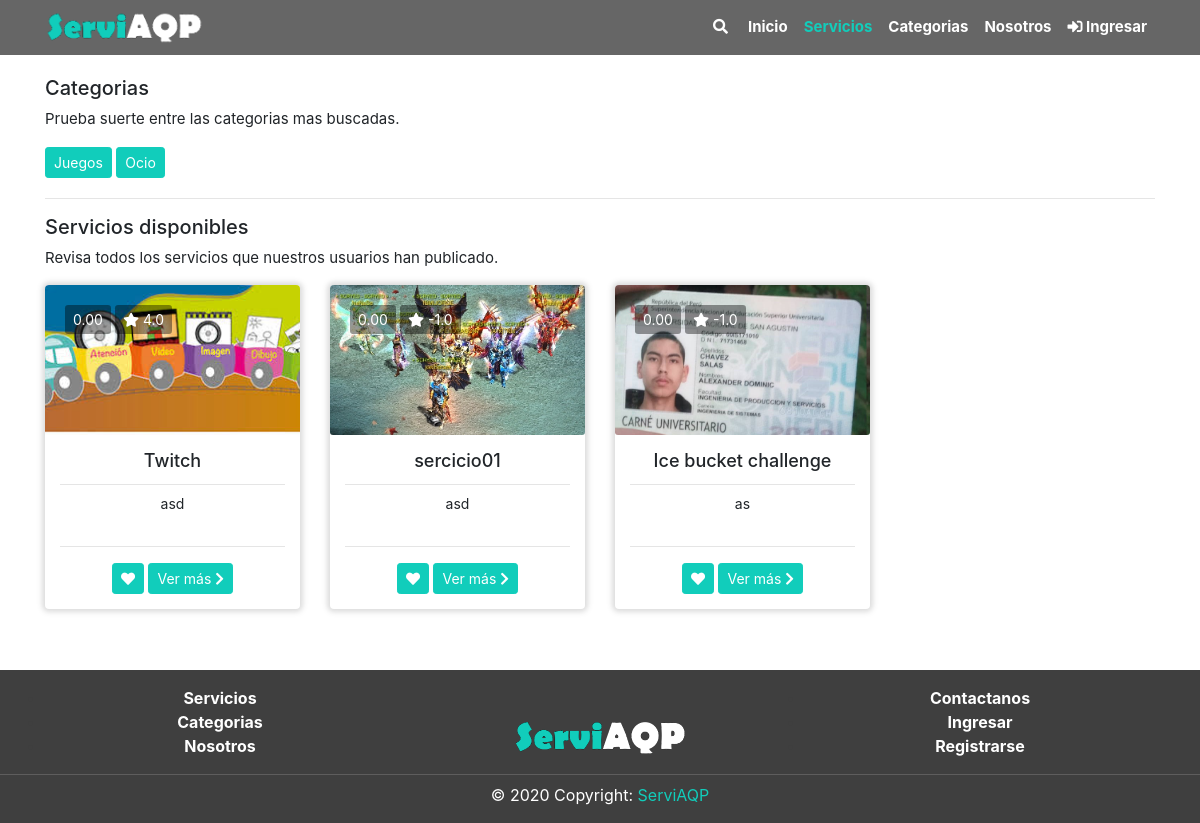
Page /servicios/index.php on the earlier database version.
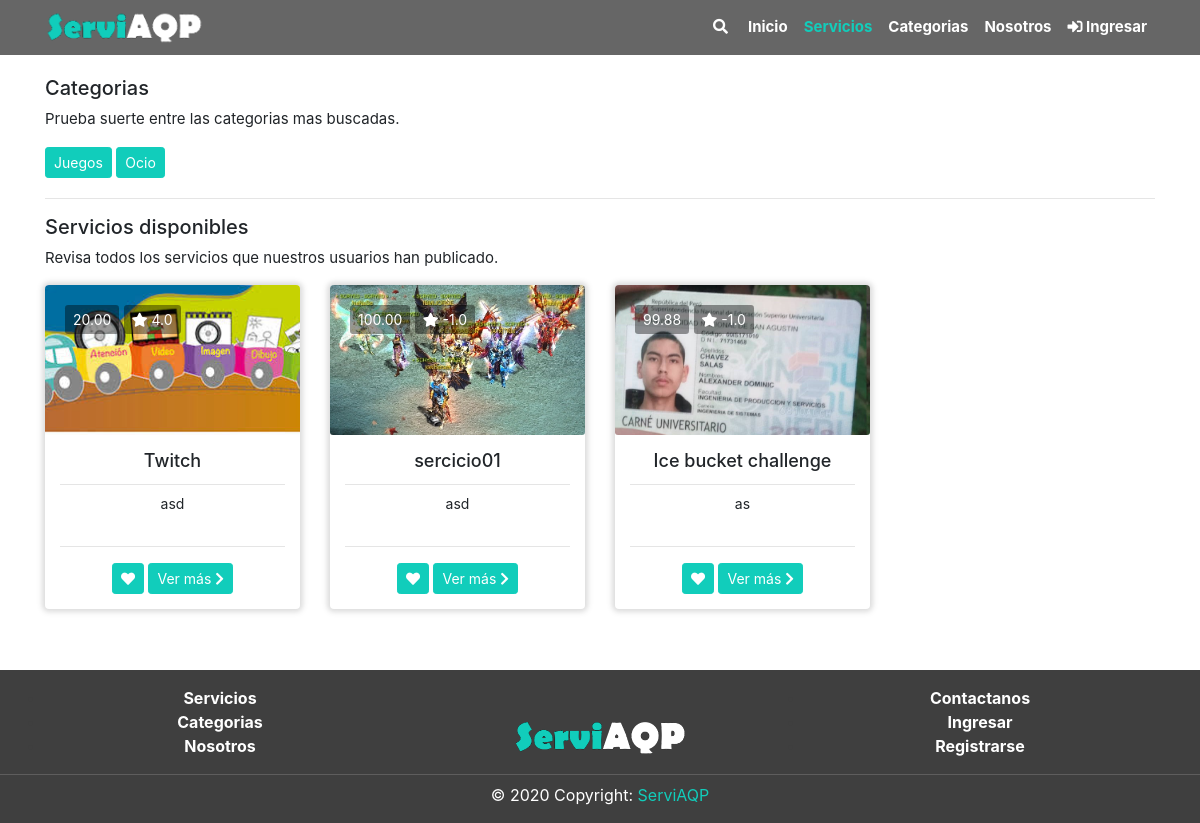
Same page on the later database version.
### tables this page shows
CREATE TABLE `categoria` (
  `CatId` int(11) NOT NULL,
  `CatNom` varchar(60) NOT NULL,
  `CatDes` text NOT NULL,
  `CatEstReg` int(1) NOT NULL DEFAULT 1,
  `CatFecCre` timestamp NOT NULL DEFAULT current_timestamp() ON UPDATE current_timestamp()
);

CREATE TABLE `servicio` (
  `SerID` int(11) NOT NULL,
  `SerUsuID` int(11) NOT NULL,
  `SerCatID` int(11) NOT NULL,
  `SerSubCatID` int(11) NOT NULL,
  `SerPreFre` text NOT NULL,
  `SerDes` text NOT NULL,
  `SerEstReg` int(1) NOT NULL DEFAULT 1,
  `SerFecCre` timestamp NOT NULL DEFAULT current_timestamp(),
  `SerNom` varchar(90) NOT NULL,
  `SerPre` decimal(9,2) NOT NULL,
  `SerVal` decimal(2,1) NOT NULL DEFAULT -1.0
);

CREATE TABLE `servicio_img` (
  `SerImgId` int(11) NOT NULL,
  `SerImgSerId` int(11) NOT NULL,
  `SerImgNom` varchar(90) NOT NULL,
  `SerImgTip` varchar(20) NOT NULL,
  `SerImgEstReg` int(11) NOT NULL DEFAULT 1,
  `SerImgFecCre` timestamp NOT NULL DEFAULT current_timestamp() ON UPDATE current_timestamp()
);

### includes/global_variable.php (called while the page is built)
<?php
$dirEjec = "/ServiAQP";
?>

### includes/navbar.php (called while the page is built, shortened)
<?php
  	$inicio			=	false;
	$categoria		=	false;
	$nosotros		=	false;
	$login			=	false;
?>

### servicios/recargables/ServiciosCard.php (the view, shortened to what this page needs)
<div class="row justify-content-right">
<?php
$query = "SELECT * FROM `servicio` WHERE `SerEstReg` = 1";
$resultProduct = mysqli_query($conn, $query);
while ($row = mysqli_fetch_array($resultProduct)) {
    $query2 = "SELECT  SerImgNom FROM servicio_img where SerImgSerId=" . $row['SerID'];
    $result = mysqli_query($conn, $query2);
    if ($row2 = mysqli_fetch_array($result)) {
        $dirImg = trim($row2[0]);
    }
    $dirFin = '/ServiAQP/servicios/img/' . $dirImg;
?>
    <div class="col-sm-6 col-md-4 col-lg-3 col-xl-3">
        <div class="card mb-4 border-0 card-ani">
            <div class="imageny card-img" style="background-image:url('<?= $dirFin ?>');">
            </div>
            <div class="card-img-overlay">
                <a class="btn  btn-sm informacion-btn"><?= $row['SerPre'] ?></a>
                <a class="btn  btn-sm informacion-btn"><i class="fas fa-star"></i> <?= $row['SerVal'] ?></a>
            </div>
            <div class="card-body text-center">
                <h3 class="card-title"><?= $row['SerNom'] ?></h3>
                <hr class="pt-0 mt-0 mb-2">
                <textarea disabled class="descrip text-center"><?= $row['SerDes'] ?></textarea>
                <hr class="pt-0 mt-0 mb-3">
                <?php
                    if(isset($user)){
                        $user1       = $user['UsuID'];
                        $id = $row['SerID'];
                        $queryF ="SELECT * FROM favoritos WHERE FavUsuID = $user1 and FavSerID=$id";
                        $resultProductF = mysqli_query($conn, $queryF);
                        $totalF = mysqli_num_rows($resultProductF);
                    }else{
                        $totalF = 0;
                    }
                ?>
                <a href="" class="btn btn-primary btn-sm card-link ani_heart <?php if($totalF>0) echo"btn-disabled"?>" <?php if($totalF>0) echo"disabled"?> onclick="favoritos(<?=$row['SerID']?>)"><em class="fas fa-heart"></em></a>
                <a href="view/?id=<?= $row['SerID'] ?>" class="btn btn-primary btn-sm">Ver más <em class="fas fa-chevron-right"></em></a>
            </div>
        </div>
    </div>
<?php
    }
?>
</div>

### includes/header.php (shortened to what this page needs)
<?php
include('global_variable.php');
include('data_base.php');
?>
<!DOCTYPE html>
<html lang="es">
<head>
	<link rel="stylesheet" type="text/css" href="<?= $dirEjec ?>/frontend/bootstrap-4.5.0-dist/css/bootstrap.min.css">
	<link rel="stylesheet" type="text/css" href="<?= $dirEjec ?>/frontend/css/style.css">
	<link rel="stylesheet" type="text/css" href="<?= $dirEjec ?>/frontend/fontawesome-free-5.13.1-web/css/all.min.css">
</head>
<body>
	<div class="container position-fixed fixed-top mt-5 pt-2" style="height: 0px;" aria-live="polite">
	</div>
	<nav id="pri" class="container-fluid navbar navbar-expand-lg navbar-light position-fixed fixed-top">
		<div class="container">
			<a class="ani_ico" href="<?= $dirEjec ?>/"><img src="<?= $dirEjec ?>/frontend/images/logo.png" height="35" alt="logo"></a>
			<div class="collapse navbar-collapse" id="navbarNav">
				<ul class="navbar-nav ml-auto">
					<form class="form-inline mr-0 mr-lg-1 mt-lg-0 mt-2 primero_buscar">
						<a class="nav-link menu_link " type="submit"><em class="fas fa-search"></em></a>
					</form>
					<li class="nav-item">
						<a class="nav-link menu_link <?php if ($inicio) { ?>select<?php } ?>" href="<?= $dirEjec ?>/"> Inicio</a>
					</li>
					<li class="nav-item dropdown disp_primero_servicios">
						<a class="nav-link menu_link<?php if ($servicio) { ?> select<?php } ?>" href="<?= $dirEjec ?>/servicios" style="color: white;" id="navbarDropdownMenuLink" aria-haspopup="true" aria-expanded="false">
							Servicios
						</a>
					</li>
					<li class="nav-item">
						<a class="nav-link menu_link<?php if ($categoria) { ?> select<?php } ?>" href="<?= $dirEjec ?>/categorias"> Categorias</a>
					</li>
					<li class="nav-item">
						<a class="nav-link menu_link<?php if ($nosotros) { ?> select<?php } ?>" href="<?= $dirEjec ?>/nosotros">Nosotros</a>
					</li>
					<?php if (!empty($user)) :
						$count_noti = 0;
						$sql_noti = "SELECT * FROM notificacion WHERE NotEst = 0 and NotUsuID = '" . $user['UsuID'] . "'";
						$result_noti = mysqli_query($conn, $sql_noti);
						$count_noti = mysqli_num_rows($result_noti);
					?>
						<li class="nav-item dropdown disp_primero_perfil">
							<a class="nav-link menu_link " style="color: white;" href="#" id="navbarDropdown" role="button" data-toggle="dropdown" aria-haspopup="true" aria-expanded="false">
								<em class="fas fa-user"></em> <?= $user['UsuCor'] ?><?= $user['UsuID'] ?>
							</a>
							<div class="dropdown-menu  dropdown-menu-right disp_segundo_perfil" aria-labelledby="navbarDropdown">
								<a class="dropdown-item" href="<?= $dirEjec ?>/Usuario/view?id=<?= $user['UsuID'] ?>">Ver perfil</a>
								<a class="dropdown-item" href="<?= $dirEjec ?>/Usuario/view?id=<?= $user['UsuID'] ?>">Favoritos</a>
								<a class="dropdown-item" href="<?= $dirEjec ?>/Usuario/view?id=<?= $user['UsuID'] ?>&opcion=1">Notificaciones</a>
								<a class="dropdown-item" href="<?= $dirEjec ?>/Autenticacion/logout.php"><em class="fas fa-sign-out-alt"></em> Salir</a>
							</div>
						</li>
						<li class="nav-item dropdown disp_primero_notificaciones">
							<a class="nav-link menu_link" onclick='notification_display()' style="color: white;" href="#" id="navbarDropdownMenuLink" data-toggle="dropdown" aria-haspopup="true" aria-expanded="false">
								<em class="fas fa-bell rot_bell rot_bell2"></em> <span class="num_noti" style="position: absolute; font-size: 10px; top:3px"><?= $count_noti ?></span>
							</a>
							<div class="dropdown-menu dropdown-menu-right disp_segundo_notificaciones" aria-labelledby="navbarDropdownMenuLink">
								<div class="noti_contenido">
								</div>
								<div align='center' class="pt-0 mb-0">
									<a style="font-size: 13px;" href="<?= $dirEjec ?>/Usuario/view?id=<?= $user['UsuID'] ?>&opcion=1">Ver todas</a>
								</div>
							</div>
						</li>
						<?php
						if ($user['UsuRolID'] == 1) {
						?>
							<li class="nav-item dropdown disp_primero_configuracion">
								<a class="nav-link menu_link" style="color: white;" href="#" id="navbarDropdown" role="button" data-toggle="dropdown" aria-haspopup="true" aria-expanded="false">
									<div class=""><em class="fas fa-cog cog_rot"></em></div>
								</a>
								<div class="dropdown-menu  dropdown-menu-right disp_segundo_configuracion " aria-labelledby="navbarDropdown">
									<a class="dropdown-item" href="<?= $dirEjec ?>/acceso">Accesos</a>
									<a class="dropdown-item" href="<?= $dirEjec ?>/categoria/tabla.php">Categorias</a>
									<a class="dropdown-item" href="<?= $dirEjec ?>/producto/tabla.php">Servicios</a>
									<a class="dropdown-item" href="<?= $dirEjec ?>/recurso">Recursos</a>
									<a class="dropdown-item" href="<?= $dirEjec ?>/rol">Roles</a>
									<a class="dropdown-item" href="<?= $dirEjec ?>/usuario">Usuarios</a>
								</div>
							</li>
						<?php  }  ?>
					<?php else :  ?>
						<li class="nav-item menu_link">
							<a class="nav-link menu_link<?php if ($login) { ?> select<?php } ?>" href="<?= $dirEjec ?>/autenticacion/Login"><em class="fas fa-sign-in-alt "></em> Ingresar</a>
						</li>
					<?php endif; ?>
				</ul>
			</div>
		</div>
	</nav>

### servicios/index.php (shortened to what this page needs)
<?php
include("../includes/sesion.php");
include("../includes/global_variable.php");
include("../includes/navbar.php");
$servicio = true;
include("../includes/header.php");
?>
<div class="section pt-3 ">
	<div class="container">
		<div>
			<h5>Categorias</h5>
			<p>Prueba suerte entre las categorias mas buscadas.</p>
		</div>
		<div>
			<?php
				$queryC = "SELECT * FROM categoria where CatEstReg = 1";
				$resultProduct = mysqli_query($conn, $queryC);
				while ($rowC = mysqli_fetch_array($resultProduct)) {
			?>
				<button  class="btn btn-primary btn-sm mb-1" onclick="filtrarC(<?=$rowC['CatId']?>)"><?=$rowC['CatNom']?></button>
			<?php
				}
			?>
		</div>
		<hr class="mt-3">
		<div class="mt-3">
			<h5>Servicios disponibles</h5>
			<p>Revisa todos los servicios que nuestros usuarios han publicado.</p>
		</div>
		<div id="ServicioCard">
			<?php
				include("recargables/ServiciosCard.php");
			?>
		</div>
	</div>
</div>
<?php
include("../includes/footer.php")
?>

### includes/footer.php (shortened to what this page needs)
<?php
include('global_variable.php');
?>
<footer class="footer-area footer" id="sticky-footer">
    <div class="container">
        <div class="row">
            <div class="col-4 pt-3" align="center">
                <ul class="lista-footer">
                    <li><b><a class="item-footer" href="<?php echo $dirEjec ?>/Intercambio">Servicios</a></b></li>
                    <li><b><a class="item-footer" href="<?php echo $dirEjec ?>/Categoria">Categorias</a></b></li>
                    <li><b><a class="item-footer" href="<?php echo $dirEjec ?>/Nosotros">Nosotros</a></b></li>
                </ul>
            </div>
            <div class="col-4 pt-5">
                <div align="center">
                    <img src="<?php echo $dirEjec ?>/frontend/images/logo.png" alt="logo de S4P" style="height: 50%;width: 50%;">
                </div>
            </div>
            <div class="col-4 pt-3" align="center">
                <ul class="lista-footer">
                    <li><b><a class="item-footer" href="<?php echo $dirEjec ?>/Contactanos">Contactanos</a></b></li>
                    <li><b><a class="item-footer" href="<?php echo $dirEjec ?>/Autenticacion/Login">Ingresar</a></b></li>
                    <li><b><a class="item-footer" href="<?php echo $dirEjec ?>/Autenticacion/Singup">Registrarse</a></b></li>
                </ul>
            </div>
        </div>
    </div>
    <hr class="mt-0 mb-2 hr-background">
    <div class=" text-center pb-3 item-footer">© 2020 Copyright:
        <a href="/"> ServiAQP</a>
    </div>
</footer>
</body>
</html>

### frontend/css/style.css (style rules this page uses)
:root { --color-principal: #11cdbb; --fondo-principal: white; --color-principal-hover: rgb(24, 170, 155); --color-principal-disa: rgb(87, 211, 199); --color-footer: rgb(63, 63, 63); }
* { margin: 0; padding: 0; -webkit-box-sizing: border-box; -moz-box-sizing: border-box; box-sizing: border-box; }
html { position: relative; min-height: 100%; background-color: var(--fondo-principal); }
body { margin-bottom: 190px; background-color: var(--fondo-principal); }
div.section { background-color: var(--fondo-principal); margin-top: 60px; }
p { font-size: 15px; }
a { color: var(--color-principal); }
.btn-primary { background-color: var(--color-principal) !important; border-color: var(--color-principal); }
.card-title { font-size: 18px; text-overflow: ellipsis; white-space: nowrap; overflow: hidden; }
.card-body { padding: 15px; }
.card { backface-visibility: hidden; transition: 0.5s; box-shadow: 0 0 5px 2px rgba(0, 0, 0, 0.1), 0 0 5px 5px rgba(0, 0, 0, 0.05); }
.card-body { position: relative; }
.descrip { width: 100%; border: 0px; resize: none; padding-left: 0px; padding-right: 0px; padding-top: 0px; padding-bottom: 5px; font-size: 14px; margin-top: 0px; background-color: white; font-weight: 400; line-height: 1.5; color: #212529; overflow: hidden; }
.imageny { padding-bottom: 150px; text-align: center; color: #fff; background-repeat: no-repeat; background-attachment: scroll; background-position: center center; -webkit-background-size: cover; -moz-background-size: cover; -o-background-size: cover; background-size: cover; border-top-left-radius: 0.25rem; border-top-right-radius: 0.25rem; }
.informacion-btn { color: #fff !important; background: rgba(0, 0, 0, 0.4) !important; border: none !important; }
.footer { position: absolute; bottom: 0; width: 100%; background-color: var(--color-footer); }
.lista-footer { color: var(--color-footer); }
.item-footer { color: white; }
.hr-background { background-color: rgb(105, 104, 104); }
.ani_ico { transition: 0.5s; }
.navbar { background: rgba(0, 0, 0, 0.6); }
.navbar-light .navbar-nav .nav-link { color: white; }
.select { color: var(--color-principal) !important; }
a.menu_link:after { position: absolute; bottom: 11px; left: 0px; width: 100%; height: 2px; background-color: var(--color-principal); content: ""; opacity: 0; transition: opacity 0.3s ease 0s, transform 0.3s ease 0s; transform: translateY(10px); }
a.menu_link { position: relative; font-weight: bold; font-size: 15px; transition: 0.5s; }
.fa-heart { transition: 0.5s; color: white; }

Differences in the rows shown:
changed servicio "Twitch": SerPre "0.00" → "20.00"
changed servicio "sercicio01": SerPre "0.00" → "100.00"
changed servicio "Ice bucket challenge": SerPre "0.00" → "99.88"
